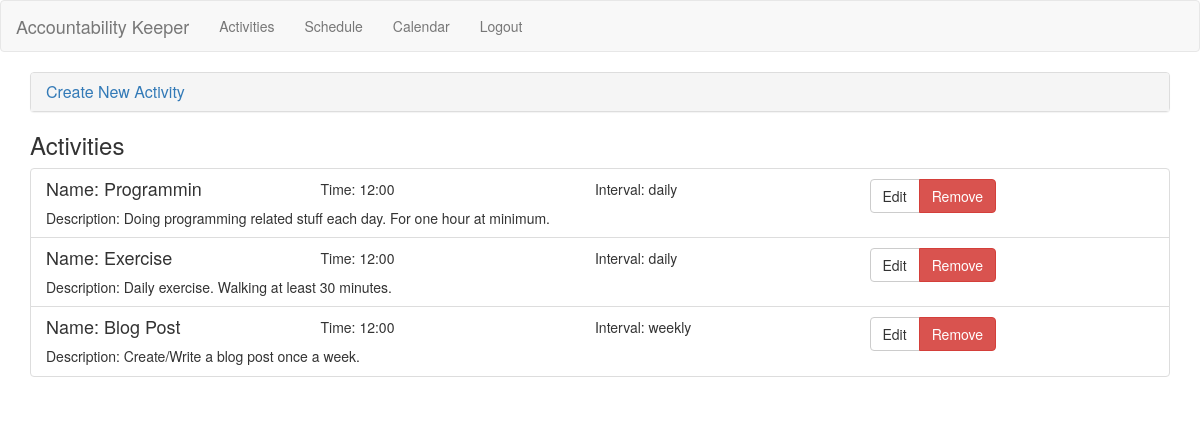
Before: /activities.php (signed in) with the older database file.
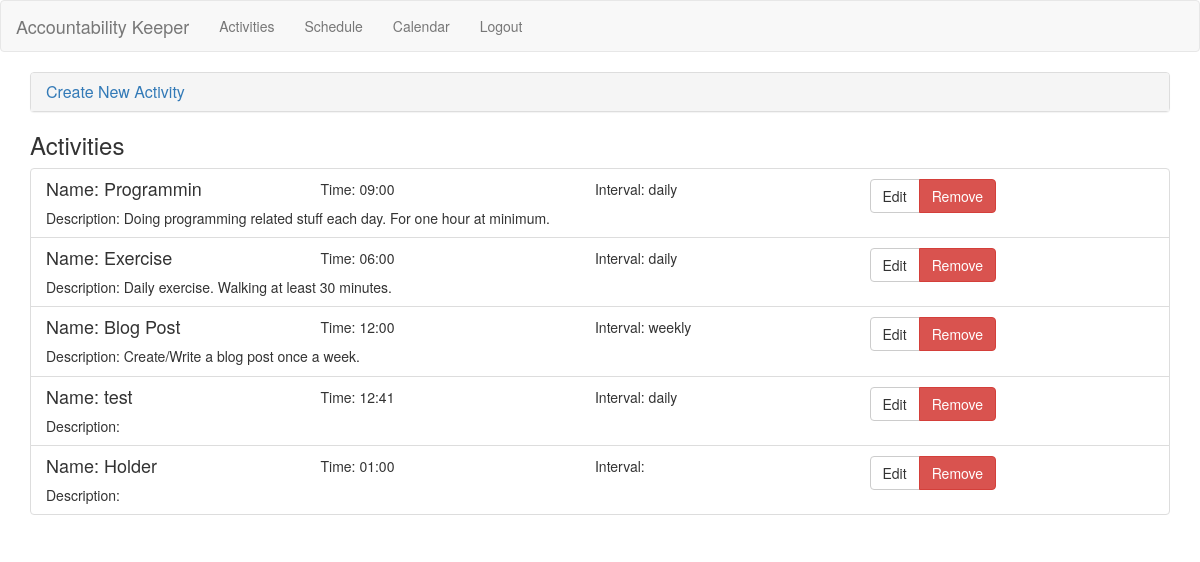
After: the same page with the newer database file.
### tables this page shows
CREATE TABLE IF NOT EXISTS `activities` (
`id` int(11) NOT NULL,
  `name` varchar(10) NOT NULL,
  `description` text,
  `time` time DEFAULT NULL,
  `day` varchar(10) DEFAULT NULL
);

### database.php (called while the page is built, shortened)
<?php
	function connect() {
		$serverName = "localhost";
		  $userName = "ak-dbAccess";
		  $password = "password";
		  $dbname = "accountibilityKeeper";
		  $conn = new mysqli($serverName, $userName, $password, $dbname);
		  return $conn;
	}
	function db_getListOfActivities() {
		$conn = connect();
		  $sql = "select *, DATE_FORMAT(time, '%h:%i') as formatted_time from `activities`";
		  $result = $conn->query($sql);
		  $resultArray = array();
		  if ($result->num_rows > 0) {
		  	while($row = $result->fetch_assoc()) {
		  		array_push($resultArray, $row);
		  	}
		  	return $resultArray;
		  } else {
		  	return "0 activities list";
		  }
	}
?>

### helper.php (the view, shortened to what this page needs)
<?php
	include 'database.php';
	function getListOfActivities() {
		$result = db_getListOfActivities();
		echo '<form method="post" name="activityForm">';
		echo '<ul class="list-group">';
		foreach($result as $row) {
			echo '<li class="list-group-item">';
				echo '<div class="row">';
					echo '<div class="col-md-9 row">';
						echo '<h4 class="list-group-item-heading col-md-4" style="color:' . $row["colour"] . '">Name: ' . $row["name"] . "</h4>";
						echo '<p class="col-md-4">Time: ' . $row["formatted_time"] . '</p>';
						echo '<p class="col-md-4">Interval: ' . $row["day"] . '</p>';
						echo '<p class="list-group-item-text col-md-12">Description: ' . $row["description"] . "</p>";
					echo '</div>';
					echo "<div class=\"col-md-3 btn-group\"><a href=\"?edit&id=" . $row['id'] . "\" class=\"btn btn-default\">Edit</a>";
					echo '<button name="removeAction" value="'.$row['id'].'" class="btn btn-danger">Remove</button></div>';
				echo '</div>';
			echo '</li>';
  	}
  	echo '</ul>';
  	echo '</form>';
	}
	?>

Changed rows visible on the page:
changed activities "Programmin": formatted_time "12:00" → "09:00"
changed activities "Exercise": formatted_time "12:00" → "06:00"
added activities: name "test", formatted_time "12:41", day "daily", $row['id'] 7 (drawn)
added activities: name "Holder", formatted_time "01:00", $row['id'] 9 (drawn)
